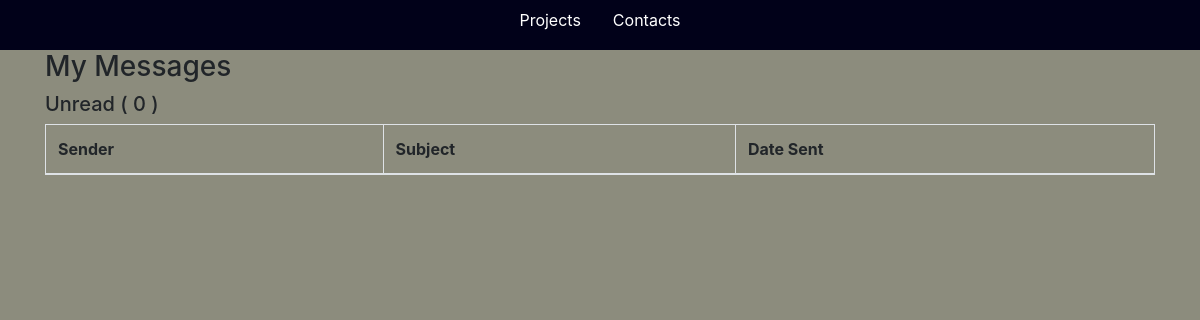
The app's page /inbox/, older data.
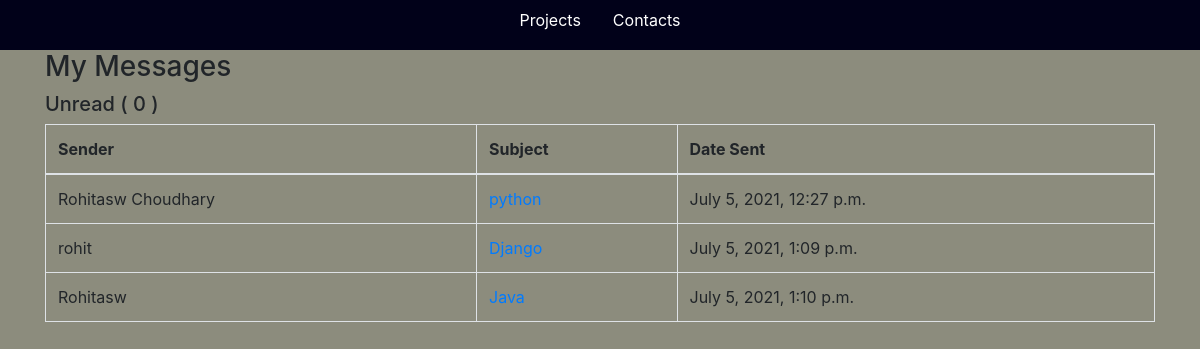
The same page, newer data.
### base/models.py (models this page shows, shortened)
class Message(models.Model):
    name = models.CharField(max_length=200)
    email = models.CharField(max_length=200)
    subject = models.CharField(max_length=200)
    body = models.TextField()
    is_read = models.BooleanField(default=False)
    created = models.DateTimeField(auto_now_add=True)
    id = models.UUIDField(
        primary_key=True,
        unique=True,
        default=uuid.uuid4,
        editable=False)

### base/views.py (the view)
# urls.py: path('inbox/', views.inboxPage, name="inbox"),
def inboxPage(request):
    inbox = Message.objects.all().order_by('is_read')
    unreadCount = Message.objects.filter(is_read=False).count()
    context = {'inbox': inbox, 'unreadCount': unreadCount}
    return render(request, 'base/inbox.html', context)

### base/templates/base/inbox.html
{% extends 'base/main.html' %}
{% load static %}
{% block content %}
<div class="container">
    <h3>My Messages</h3>
    <h5>Unread ( {{unreadCount}} )</h5>
    <table class="table table-bordered">
        <thead>
            <tr>
                <th>Sender</th>
                <th>Subject</th>
                <th>Date Sent</th>
            </tr>
        </thead>
        <tbody>
            <body>
                {% for message in inbox %}
                {% if message.is_read %}
                <tr>
                    {% else %}
                <tr style="font-weight: 900;">
                    {% endif %}
                    <td>{{ message.name }}</td>
                    <td><a href = "{% url 'message' message.id %}">{{ message.subject}}</a></td>
                    <td>{{ message.created}}</td>
                </tr>
                {% endfor %}
            </body>
        </tbody>
    </table>
</div>
{% endblock content %}

Row changes from the older to the newer data that the page shows:
added Message: name "Rohitasw Choudhary", subject "python", created "July 5, 2021, 12:27 p.m."
added Message: name "rohit", subject "Django", created "July 5, 2021, 1:09 p.m."
added Message: name "Rohitasw", subject "Java", created "July 5, 2021, 1:10 p.m."
